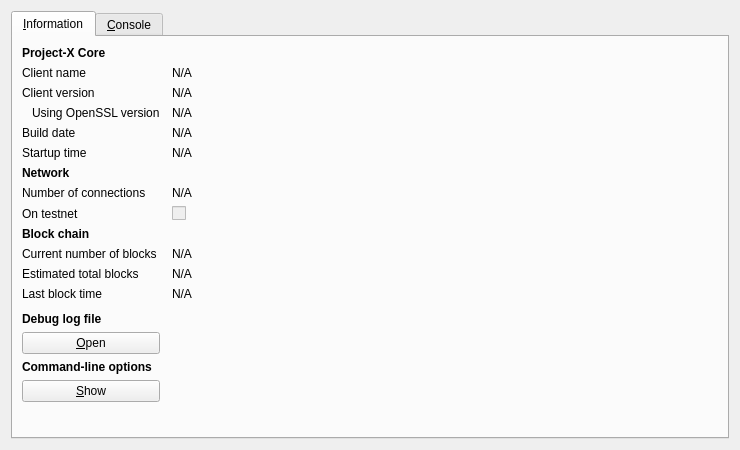
<?xml version="1.0" encoding="UTF-8"?>
<ui version="4.0">
 <class>RPCConsole</class>
 <widget class="QDialog" name="RPCConsole">
  <property name="geometry">
   <rect>
    <x>0</x>
    <y>0</y>
    <width>740</width>
    <height>450</height>
   </rect>
  </property>
  <property name="windowTitle">
   <string>Project-X - Debug window</string>
  </property>
  <layout class="QVBoxLayout" name="verticalLayout_2">
   <item>
    <widget class="QTabWidget" name="tabWidget">
     <property name="currentIndex">
      <number>0</number>
     </property>
     <widget class="QWidget" name="tab_info">
      <attribute name="title">
       <string>&amp;Information</string>
      </attribute>
      <layout class="QGridLayout" name="gridLayout" columnstretch="0,1">
       <property name="horizontalSpacing">
        <number>12</number>
       </property>
       <item row="0" column="0">
        <widget class="QLabel" name="label_9">
         <property name="font">
          <font>
           <weight>75</weight>
           <bold>true</bold>
          </font>
         </property>
         <property name="text">
          <string>Project-X Core</string>
         </property>
        </widget>
       </item>
       <item row="1" column="0">
        <widget class="QLabel" name="label_5">
         <property name="text">
          <string>Client name</string>
         </property>
        </widget>
       </item>
       <item row="1" column="1">
        <widget class="QLabel" name="clientName">
         <property name="cursor">
          <cursorShape>IBeamCursor</cursorShape>
         </property>
         <property name="text">
          <string>N/A</string>
         </property>
         <property name="textFormat">
          <enum>Qt::PlainText</enum>
         </property>
         <property name="textInteractionFlags">
          <set>Qt::LinksAccessibleByMouse|Qt::TextSelectableByKeyboard|Qt::TextSelectableByMouse</set>
         </property>
        </widget>
       </item>
       <item row="2" column="0">
        <widget class="QLabel" name="label_6">
         <property name="text">
          <string>Client version</string>
         </property>
        </widget>
       </item>
       <item row="2" column="1">
        <widget class="QLabel" name="clientVersion">
         <property name="cursor">
          <cursorShape>IBeamCursor</cursorShape>
         </property>
         <property name="text">
          <string>N/A</string>
         </property>
         <property name="textFormat">
          <enum>Qt::PlainText</enum>
         </property>
         <property name="textInteractionFlags">
          <set>Qt::LinksAccessibleByMouse|Qt::TextSelectableByKeyboard|Qt::TextSelectableByMouse</set>
         </property>
        </widget>
       </item>
       <item row="3" column="0">
        <widget class="QLabel" name="label_14">
         <property name="text">
          <string>Using OpenSSL version</string>
         </property>
         <property name="indent">
          <number>10</number>
         </property>
        </widget>
       </item>
       <item row="3" column="1">
        <widget class="QLabel" name="openSSLVersion">
         <property name="cursor">
          <cursorShape>IBeamCursor</cursorShape>
         </property>
         <property name="text">
          <string>N/A</string>
         </property>
         <property name="textFormat">
          <enum>Qt::PlainText</enum>
         </property>
         <property name="textInteractionFlags">
          <set>Qt::LinksAccessibleByMouse|Qt::TextSelectableByKeyboard|Qt::TextSelectableByMouse</set>
         </property>
        </widget>
       </item>
       <item row="4" column="0">
        <widget class="QLabel" name="label_12">
         <property name="text">
          <string>Build date</string>
         </property>
        </widget>
       </item>
       <item row="4" column="1">
        <widget class="QLabel" name="buildDate">
         <property name="cursor">
          <cursorShape>IBeamCursor</cursorShape>
         </property>
         <property name="text">
          <string>N/A</string>
         </property>
         <property name="textFormat">
          <enum>Qt::PlainText</enum>
         </property>
         <property name="textInteractionFlags">
          <set>Qt::LinksAccessibleByMouse|Qt::TextSelectableByKeyboard|Qt::TextSelectableByMouse</set>
         </property>
        </widget>
       </item>
       <item row="5" column="0">
        <widget class="QLabel" name="label_13">
         <property name="text">
          <string>Startup time</string>
         </property>
        </widget>
       </item>
       <item row="5" column="1">
        <widget class="QLabel" name="startupTime">
         <property name="cursor">
          <cursorShape>IBeamCursor</cursorShape>
         </property>
         <property name="text">
          <string>N/A</string>
         </property>
         <property name="textFormat">
          <enum>Qt::PlainText</enum>
         </property>
         <property name="textInteractionFlags">
          <set>Qt::LinksAccessibleByMouse|Qt::TextSelectableByKeyboard|Qt::TextSelectableByMouse</set>
         </property>
        </widget>
       </item>
       <item row="6" column="0">
        <widget class="QLabel" name="label_11">
         <property name="font">
          <font>
           <weight>75</weight>
           <bold>true</bold>
          </font>
         </property>
         <property name="text">
          <string>Network</string>
         </property>
        </widget>
       </item>
       <item row="7" column="0">
        <widget class="QLabel" name="label_7">
         <property name="text">
          <string>Number of connections</string>
         </property>
        </widget>
       </item>
       <item row="7" column="1">
        <widget class="QLabel" name="numberOfConnections">
         <property name="cursor">
          <cursorShape>IBeamCursor</cursorShape>
         </property>
         <property name="text">
          <string>N/A</string>
         </property>
         <property name="textFormat">
          <enum>Qt::PlainText</enum>
         </property>
         <property name="textInteractionFlags">
          <set>Qt::LinksAccessibleByMouse|Qt::TextSelectableByKeyboard|Qt::TextSelectableByMouse</set>
         </property>
        </widget>
       </item>
       <item row="8" column="0">
        <widget class="QLabel" name="label_8">
         <property name="text">
          <string>On testnet</string>
         </property>
        </widget>
       </item>
       <item row="8" column="1">
        <widget class="QCheckBox" name="isTestNet">
         <property name="enabled">
          <bool>false</bool>
         </property>
         <property name="text">
          <string/>
         </property>
        </widget>
       </item>
       <item row="9" column="0">
        <widget class="QLabel" name="label_10">
         <property name="font">
          <font>
           <weight>75</weight>
           <bold>true</bold>
          </font>
         </property>
         <property name="text">
          <string>Block chain</string>
         </property>
        </widget>
       </item>
       <item row="10" column="0">
        <widget class="QLabel" name="label_3">
         <property name="text">
          <string>Current number of blocks</string>
         </property>
        </widget>
       </item>
       <item row="10" column="1">
        <widget class="QLabel" name="numberOfBlocks">
         <property name="cursor">
          <cursorShape>IBeamCursor</cursorShape>
         </property>
         <property name="text">
          <string>N/A</string>
         </property>
         <property name="textFormat">
          <enum>Qt::PlainText</enum>
         </property>
         <property name="textInteractionFlags">
          <set>Qt::LinksAccessibleByMouse|Qt::TextSelectableByKeyboard|Qt::TextSelectableByMouse</set>
         </property>
        </widget>
       </item>
       <item row="11" column="0">
        <widget class="QLabel" name="label_4">
         <property name="text">
          <string>Estimated total blocks</string>
         </property>
        </widget>
       </item>
       <item row="11" column="1">
        <widget class="QLabel" name="totalBlocks">
         <property name="cursor">
          <cursorShape>IBeamCursor</cursorShape>
         </property>
         <property name="text">
          <string>N/A</string>
         </property>
         <property name="textFormat">
          <enum>Qt::PlainText</enum>
         </property>
         <property name="textInteractionFlags">
          <set>Qt::LinksAccessibleByMouse|Qt::TextSelectableByKeyboard|Qt::TextSelectableByMouse</set>
         </property>
        </widget>
       </item>
       <item row="12" column="0">
        <widget class="QLabel" name="label_2">
         <property name="text">
          <string>Last block time</string>
         </property>
        </widget>
       </item>
       <item row="12" column="1">
        <widget class="QLabel" name="lastBlockTime">
         <property name="cursor">
          <cursorShape>IBeamCursor</cursorShape>
         </property>
         <property name="text">
          <string>N/A</string>
         </property>
         <property name="textFormat">
          <enum>Qt::PlainText</enum>
         </property>
         <property name="textInteractionFlags">
          <set>Qt::LinksAccessibleByMouse|Qt::TextSelectableByKeyboard|Qt::TextSelectableByMouse</set>
         </property>
        </widget>
       </item>
       <item row="13" column="0">
        <spacer name="verticalSpacer_2">
         <property name="orientation">
          <enum>Qt::Vertical</enum>
         </property>
         <property name="sizeHint" stdset="0">
          <size>
           <width>20</width>
           <height>20</height>
          </size>
         </property>
        </spacer>
       </item>
       <item row="14" column="0">
        <widget class="QLabel" name="labelDebugLogfile">
         <property name="font">
          <font>
           <weight>75</weight>
           <bold>true</bold>
          </font>
         </property>
         <property name="text">
          <string>Debug log file</string>
         </property>
        </widget>
       </item>
       <item row="15" column="0">
        <widget class="QPushButton" name="openDebugLogfileButton">
         <property name="toolTip">
          <string>Open the Project-X debug log file from the current data directory. This can take a few seconds for large log files.</string>
         </property>
         <property name="text">
          <string>&amp;Open</string>
         </property>
         <property name="autoDefault">
          <bool>false</bool>
         </property>
        </widget>
       </item>
       <item row="16" column="0">
        <widget class="QLabel" name="labelCLOptions">
         <property name="font">
          <font>
           <weight>75</weight>
           <bold>true</bold>
          </font>
         </property>
         <property name="text">
          <string>Command-line options</string>
         </property>
        </widget>
       </item>
       <item row="17" column="0">
        <widget class="QPushButton" name="showCLOptionsButton">
         <property name="toolTip">
          <string>Show the Project-X-Qt help message to get a list with possible Project-X command-line options.</string>
         </property>
         <property name="text">
          <string>&amp;Show</string>
         </property>
         <property name="autoDefault">
          <bool>false</bool>
         </property>
        </widget>
       </item>
       <item row="18" column="0">
        <spacer name="verticalSpacer">
         <property name="orientation">
          <enum>Qt::Vertical</enum>
         </property>
         <property name="sizeHint" stdset="0">
          <size>
           <width>20</width>
           <height>40</height>
          </size>
         </property>
        </spacer>
       </item>
      </layout>
     </widget>
     <widget class="QWidget" name="tab_console">
      <attribute name="title">
       <string>&amp;Console</string>
      </attribute>
      <layout class="QVBoxLayout" name="verticalLayout_3">
       <property name="spacing">
        <number>3</number>
       </property>
       <item>
        <widget class="QTextEdit" name="messagesWidget">
         <property name="minimumSize">
          <size>
           <width>0</width>
           <height>100</height>
          </size>
         </property>
         <property name="readOnly">
          <bool>true</bool>
         </property>
         <property name="tabKeyNavigation" stdset="0">
          <bool>false</bool>
         </property>
         <property name="columnCount" stdset="0">
          <number>2</number>
         </property>
        </widget>
       </item>
       <item>
        <layout class="QHBoxLayout" name="horizontalLayout">
         <property name="spacing">
          <number>3</number>
         </property>
         <item>
          <widget class="QLabel" name="label">
           <property name="text">
            <string notr="true">&gt;</string>
           </property>
          </widget>
         </item>
         <item>
          <widget class="QLineEdit" name="lineEdit"/>
         </item>
         <item>
          <widget class="QPushButton" name="clearButton">
           <property name="maximumSize">
            <size>
             <width>24</width>
             <height>24</height>
            </size>
           </property>
           <property name="toolTip">
            <string>Clear console</string>
           </property>
           <property name="text">
            <string/>
           </property>
           <property name="icon">
            <iconset resource="../bitcoin.qrc">
             <normaloff>:/icons/remove</normaloff>:/icons/remove</iconset>
           </property>
           <property name="shortcut">
            <string notr="true">Ctrl+L</string>
           </property>
           <property name="autoDefault">
            <bool>false</bool>
           </property>
          </widget>
         </item>
        </layout>
       </item>
      </layout>
     </widget>
    </widget>
   </item>
  </layout>
 </widget>
 <resources>
  <include location="../bitcoin.qrc"/>
 </resources>
 <connections/>
</ui>
